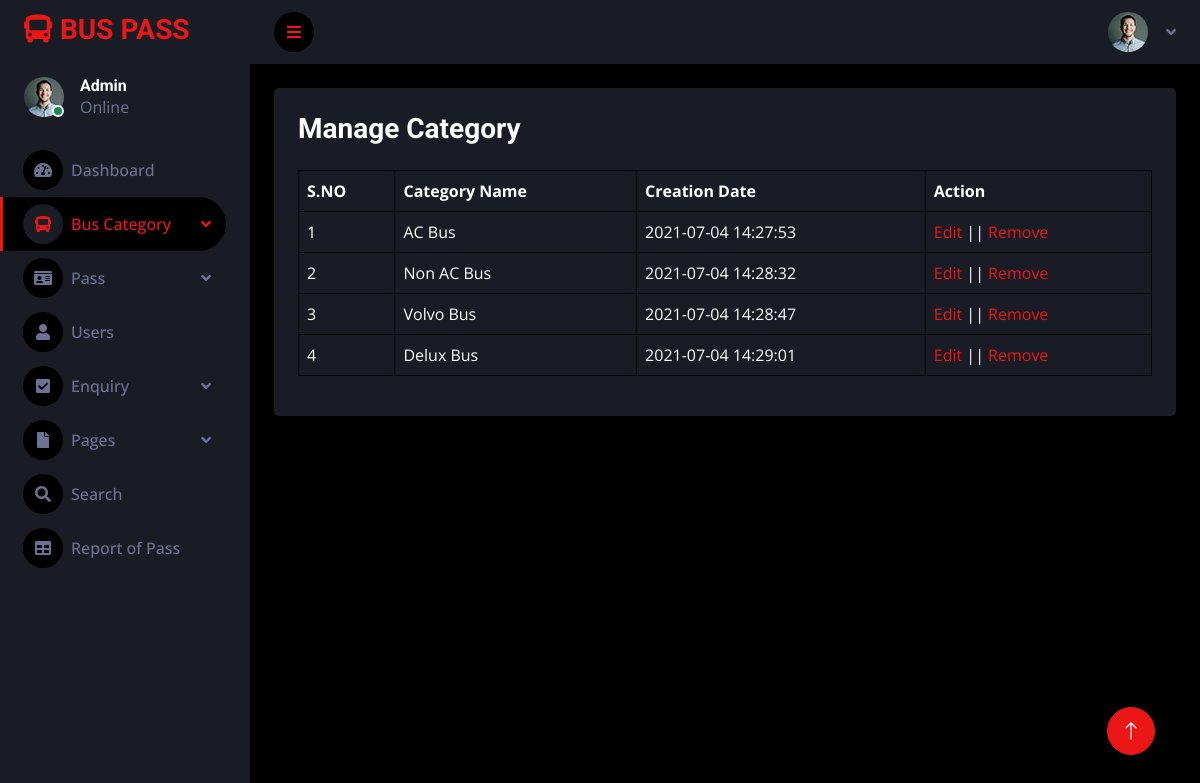
/admin/manage-category.php (signed in), run on the app's committed database.
### tables this page shows
CREATE TABLE `tblcategory` (
  `ID` int(10) NOT NULL,
  `CategoryName` varchar(200) DEFAULT NULL,
  `CreationDate` timestamp NULL DEFAULT current_timestamp()
);

### admin/manage-category.php (the view, shortened to what this page needs)
<?php
include('includes/dbconnection.php');
if (strlen($_SESSION['bpmsaid']==0)) {
  header('location:logout.php');
  } else{
  ?>
<!DOCTYPE html>
<html lang="en">
<head>
    <link href="https://cdnjs.cloudflare.com/ajax/libs/font-awesome/5.10.0/css/all.min.css" rel="stylesheet">
    <link href="https://cdn.jsdelivr.net/npm/bootstrap-icons@1.4.1/font/bootstrap-icons.css" rel="stylesheet">
    <link href="lib/owlcarousel/assets/owl.carousel.min.css" rel="stylesheet">
    <link href="lib/tempusdominus/css/tempusdominus-bootstrap-4.min.css" rel="stylesheet" />
    <link href="css/bootstrap.min.css" rel="stylesheet">
    <link href="css/style.css" rel="stylesheet">
</head>
<body>
    <?php include('includes/sidebar1.php');?>
    <div class="content">
    <?php include_once('includes/header.php');?>
    <div class="container-fluid position-relative d-flex p-0">
        <div class="container-fluid pt-4 px-4">
        <div class="col-12">
                        <div class="bg-secondary rounded h-100 p-4">
                            <h3 class="mb-4">Manage Category</h3>
                            <table class="table table-bordered">
                                <thead>
                        <tr>
                            <th scope="col">S.NO</th>
                            <th scope="col">Category Name</th>
                            <th scope="col">Creation Date</th>
                            <th scope="col">Action</th>
                        </tr>
                    </thead>
                    <tbody>
                    <?php
                    $sql="SELECT * from tblcategory";
                    $query = $dbh -> prepare($sql);
                    $query->execute();
                    $results=$query->fetchAll(PDO::FETCH_OBJ);
                    $cnt=1;
                    if($query->rowCount() > 0)
                    {
                    foreach($results as $row)
                    {               ?>
                                       <tr>
                  <td><?php echo htmlentities($cnt);?></td>
                  <td><?php  echo htmlentities($row->CategoryName);?></td>
                  <td><?php  echo htmlentities($row->CreationDate);?></td>
                  <td><a href="edit-category-detail.php?editid=<?php echo htmlentities ($row->ID);?>">Edit</a> || <a href="manage-category.php?delid=<?php echo ($row->ID);?>" onclick="return confirm('Do you really want to Delete ?');">Remove</i></a></td>
                </tr>
               <?php $cnt=$cnt+1;}}
               else{?>
                <tr>
                <td colspan="8"> No Record Found </td>
            </tr>
            <?php } ?>
                    </tbody>
                </table>
            </div>
        </div>
                    </div>
                    </div>
         <a href="#" class="btn btn-lg btn-primary btn-lg-square back-to-top"><i class="bi bi-arrow-up"></i></a>
    </body>
</html>
<?php }  ?>

### admin/includes/sidebar1.php (shortened to what this page needs)
<?php
include('includes/dbconnection.php');
?>
<!DOCTYPE html>
<html lang="en">
<head>
    <link href="https://cdnjs.cloudflare.com/ajax/libs/font-awesome/5.10.0/css/all.min.css" rel="stylesheet">
    <link href="https://cdn.jsdelivr.net/npm/bootstrap-icons@1.4.1/font/bootstrap-icons.css" rel="stylesheet">
    <link href="lib/owlcarousel/assets/owl.carousel.min.css" rel="stylesheet">
    <link href="lib/tempusdominus/css/tempusdominus-bootstrap-4.min.css" rel="stylesheet" />
    <link href="css/bootstrap.min.css" rel="stylesheet">
    <link href="css/style.css" rel="stylesheet">
</head>
<body>
 <div class="sidebar pe-4 pb-3">
            <nav class="navbar bg-secondary navbar-dark">
                <a href="dashboard.php" class="navbar-brand mx-4 mb-3">
                    <h3 class="text-primary"><i class="fa fa-bus me-2"></i>BUS PASS</h3>
                </a>
                <div class="d-flex align-items-center ms-4 mb-4">
                    <div class="position-relative">
                        <img class="rounded-circle" src="img/user.jpg" alt="" style="width: 40px; height: 40px;">
                        <div class="bg-success rounded-circle border border-2 border-white position-absolute end-0 bottom-0 p-1"></div>
                    </div>
                    <?php
                            $aid = $_SESSION['bpmsaid'];
                            $sql = "SELECT AdminName FROM tbladmin WHERE ID=:aid";
                            $query = $dbh->prepare($sql);
                            $query->bindParam(':aid', $aid, PDO::PARAM_STR);
                            $query->execute();
                            $results = $query->fetchAll(PDO::FETCH_OBJ);
                            if ($query->rowCount() > 0) {
                                foreach ($results as $row) {
                            ?>
                    <div class="ms-3">
                        <h6 class="mb-0"><?php echo $row->AdminName; ?></h6>
                        <span>Online</span>
                    </div>
                    <?php $cnt = $cnt + 1;
                                }
                            } ?>
                </div>
                <div class="navbar-nav w-100">
                    <a href="dashboard.php" class="nav-item nav-link "><i class="fa fa-tachometer-alt me-2"></i>Dashboard</a>
                    <div class="nav-item dropdown">
                        <a href="#" class="nav-link dropdown-toggle active" data-bs-toggle="dropdown"><i class="fa fa-bus me-2"></i>Bus Category</a>
                    </div>
                    <div class="nav-item dropdown">
                        <a href="#" class="nav-link dropdown-toggle" data-bs-toggle="dropdown"><i class="fa fa-id-card me-2"></i>Pass</a>
                    </div>
                    <a href="manage-user.php" class="nav-item nav-link"><i class="fa fa-user me-2"></i>Users</a>
                    <div class="nav-item dropdown">
                        <a href="#" class="nav-link dropdown-toggle" data-bs-toggle="dropdown"><i class="fa fa-check-square me-2"></i>Enquiry</a>
                    </div>
                    <div class="nav-item dropdown">
                        <a href="#" class="nav-link dropdown-toggle" data-bs-toggle="dropdown"><i class="fa fa-file me-2"></i>Pages</a>
                    </div>
                    <a href="search-pass.php" class="nav-item nav-link"><i class="fa fa-search me-2"></i>Search</a>
                    <a href="pass-bwdates-report.php" class="nav-item nav-link"><i class="fa fa-table me-2"></i>Report of Pass</a>
                </div>
            </nav>
        </div>
</body>
</html>

### admin/css/style.css (style rules this page uses)
:root { --primary: #EB1616; --secondary: #191C24; --light: #6C7293; --dark: #000000; }
.back-to-top { position: fixed; display: none; right: 45px; bottom: 45px; z-index: 99; }
.btn { transition: .5s; }
.btn-lg-square { width: 48px; height: 48px; }
.btn-square, .btn-sm-square, .btn-lg-square { padding: 0; display: inline-flex; align-items: center; justify-content: center; font-weight: normal; border-radius: 50px; }
.sidebar { position: fixed; top: 0; left: 0; bottom: 0; width: 250px; height: 100vh; overflow-y: auto; background: var(--secondary); transition: 0.5s; z-index: 999; }
.content { margin-left: 250px; min-height: 100vh; background: var(--dark); transition: 0.5s; }
@media (min-width: 992px) { .sidebar { margin-left: 0; } }
@media (min-width: 992px) { .content { width: calc(100% - 250px); } }
.sidebar .navbar .navbar-nav .nav-link { padding: 7px 20px; color: var(--light); font-weight: 500; border-left: 3px solid var(--secondary); border-radius: 0 30px 30px 0; outline: none; }
.sidebar .navbar .navbar-nav .nav-link:hover, .sidebar .navbar .navbar-nav .nav-link.active { color: var(--primary); background: var(--dark); border-color: var(--primary); }
.sidebar .navbar .navbar-nav .nav-link i { width: 40px; height: 40px; display: inline-flex; align-items: center; justify-content: center; background: var(--dark); border-radius: 40px; }
.sidebar .navbar .navbar-nav .nav-link:hover i, .sidebar .navbar .navbar-nav .nav-link.active i { background: var(--secondary); }
.sidebar .navbar .dropdown-toggle::after { position: absolute; top: 15px; right: 15px; border: none; content: "\f107"; font-family: "Font Awesome 5 Free"; font-weight: 900; transition: .5s; }

### data on the page
tblcategory: CategoryName "AC Bus", CreationDate "2021-07-04 14:27:53"
tblcategory: CategoryName "Non AC Bus", CreationDate "2021-07-04 14:28:32"
tblcategory: CategoryName "Volvo Bus", CreationDate "2021-07-04 14:28:47"
tblcategory: CategoryName "Delux Bus", CreationDate "2021-07-04 14:29:01"

### other printed values
$row->AdminName "Admin"
